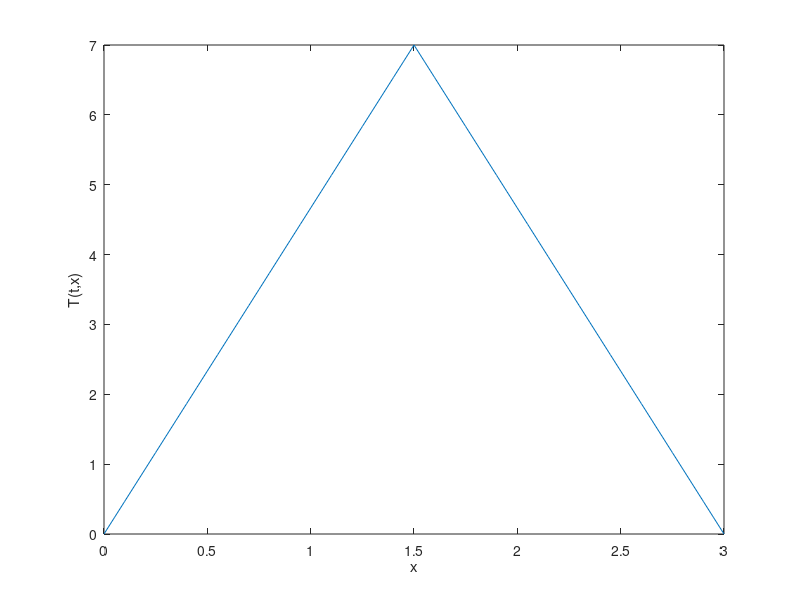

This figure's MATLAB source: (Note: this script raises an error after producing the figure.)
global a k1 k2 k3
a=3;
k1=0.1;
k2=100;
k3=10;
tau=0.05;
h=0.05;
x=0:h:a;
N=length(x);
Tm=7;
for i=1:N
    if x(i)<=0.5*a
        y(i)=((2*Tm)/a)*x(i);
    end
    if x(i)>0.5*a
        y(i)=((2*Tm)/a)*(a-x(i));
    end
end
plot(x,y)
xlabel('x');
ylabel('T(t,x)');
hold on 

for t=1:20
    for n=2:(N-1)
        A(n)=-(tau/h^2)*k(x(n)+0.5*h);
        B(n)=1+(tau/h^2)*...
            (k(x(n)+0.5*h)+k(x(n)-0.5*h));
        C(n)=-(tau/h^2)*k(x(n)-0.5*h);
    end
    alpha(2)=0;
    beta(2)=0;
    for n=2:(N-1)
        alpha(n+1)=-A(n)/(B(n)+C(n)*alpha(n));
        beta(n+1)=(y(n)-C(n)*beta(n))/...
            (B(n)+C(n)*alpha(n));
    end
    y(N)=0;
    for n=(N-1):-1:1
        y(n)=alpha(n+1)*y(n+1)+beta(n+1);
    end
    plot(x,y)
end
